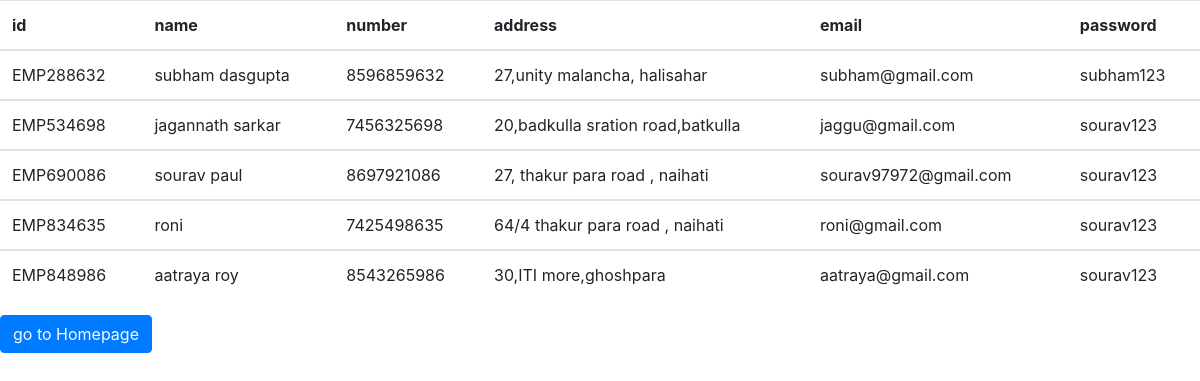
Screenshot of /display.php with the database file from the repository.
### tables this page shows
CREATE TABLE `employee` (
  `id` varchar(20) NOT NULL,
  `name` varchar(50) NOT NULL,
  `number` bigint(10) NOT NULL,
  `email` varchar(50) NOT NULL,
  `password` varchar(50) NOT NULL,
  `address` varchar(100) NOT NULL
);

### display.php (the view, shortened to what this page needs)
<?php
include "connect.php";
?>
<!DOCTYPE html>
<html lang="en">
<head>
    <link rel="stylesheet" href="https://cdn.jsdelivr.net/npm/bootstrap@4.6.2/dist/css/bootstrap.min.css">
</head>
<body>
    <table class="table">
        <thead>
          <tr>
            <th scope="col">id</th>
            <th scope="col">name</th>
            <th scope="col">number</th>
            <th scope="col">address</th>
            <th scope="col">email</th>
            <th scope="col">password</th>
          </tr>
        </thead>
        <?php
        $sql="SELECT * FROM `employee`";
        $result=mysqli_query($conn,$sql);
        if($result){
          while($row=mysqli_fetch_assoc($result)){
              $id=$row['id'];
              $name=$row['name'];
              $number=$row['number'];
              $address=$row['address'];
              $email=$row['email'];
              $password=$row['password'];
              echo"<tbody>
              <tr>
                <td scope='row'>$id</td>
                <td>$name</td>
                <td>$number</td>
                <td>$address</td>
                <td>$email</td>
                <td>$password</td>
              </tr>
            </tbody>";
          }
      }
        ?>
    </table>
    <button class="btn btn-primary"><a href="home.php" class="text-light">go to Homepage</a></button>
</html>

### rows the page displays
employee: id "EMP288632", name "subham dasgupta", number "8596859632", address "27,unity malancha, halisahar", email "subham@gmail.com", password "subham123"
employee: id "EMP534698", name "jagannath sarkar", number "7456325698", address "20,badkulla sration road,batkulla", email "jaggu@gmail.com", password "sourav123"
employee: id "EMP690086", name "sourav paul", number "8697921086", address "27, thakur para road , naihati", email "sourav97972@gmail.com", password "sourav123"
employee: id "EMP834635", name "roni", number "7425498635", address "64/4 thakur para road , naihati", email "roni@gmail.com", password "sourav123"
employee: id "EMP848986", name "aatraya roy", number "8543265986", address "30,ITI more,ghoshpara", email "aatraya@gmail.com", password "sourav123"
